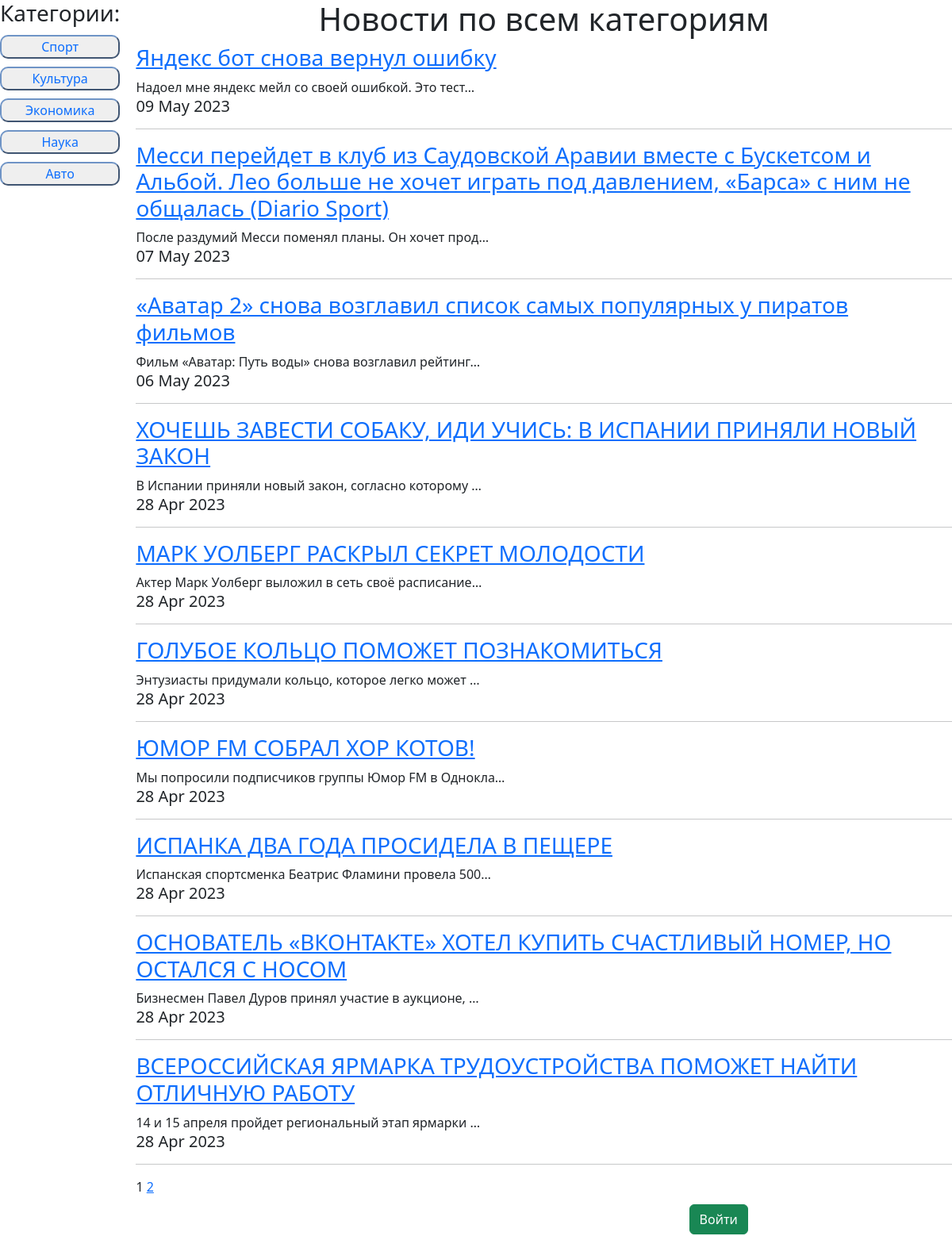
Page /news/ on the committed database.
### news/models.py (models this page shows, shortened)
class Category(models.Model):
	new_category = models.CharField(max_length = 100, unique = True)
	def __str__(self):
		return f'{self.new_category}'

class Post(models.Model):
	POST_TYPE = [('AR', 'Статья'), ('NW', 'Новость')]
	author = models.ForeignKey(Author, on_delete = models.CASCADE)
	post_type = models.CharField(max_length = 2, choices = POST_TYPE, default = 'AR')
	time_create = models.DateTimeField(auto_now_add = True)
	title = models.CharField(max_length = 255)
	text = models.TextField()
	rating = models.IntegerField(default = 0)
	categories = models.ManyToManyField(Category, through='PostCategory')

### news/views.py (the view)
# urls.py: path('', cache_page(60*5)(PostsList.as_view()), name=''),
class PostsList(ListView):
    model = Post
    template_name ='news.html'
    context_object_name = 'news'
    paginate_by = 10
    def get_queryset(self):
        if len(self.kwargs):
            category = Category.objects.get(id=self.kwargs['category_id'])
            queryset = Post.objects.filter(categories=category).order_by('-time_create')
        else:
            queryset = Post.objects.order_by('-time_create')
        return queryset
    def get_context_data(self, **kwargs):
        user = self.request.user
        context = super().get_context_data(**kwargs)
        context['is_author'] = user.groups.filter(name = 'Authors').exists()
        context['categories'] = Category.objects.all()
        if len(self.kwargs):
            context['category_name'] = Category.objects.get(id=self.kwargs['category_id'])
            if user.is_authenticated:
                context['user_subsсribed'] = user.subscribers_set.filter(news_category__new_category=context['category_name'])
        return context

### news/templatetags/custom_filters.py (called while the page is built)
@register.filter(name='censor')
def censor(text):
    bad_words = ('Теперь', 'нового', 'вышло')
    for word in bad_words:
        if word in text:
            text = text.replace(word, '*****')
    return text

### news/templates/news.html (shortened to what this page needs)
{% extends 'default.html' %}
{% load custom_filters %}
{% load static %}
{% block css %}
    <link href="{% static '/news/style.css' %}" rel="stylesheet">
    <link href="{% static '/bootstrap/bootstrap.min.css' %}" rel="stylesheet">
{% endblock css %}
{% block content %}
    <div class="conteiner">
        {% load cache %}
        {% cache 1800 categories_list_cash %}
        <div class="item sidebar">
            <h3>Категории:</h3>
            <ul>
                {% for category in categories %}
            <li><button id="category_buttons">
                <a class="a_cat_filter" href="{% url 'category_filter' category.id %}">{{ category }}</a>
            </button></li>
                {% endfor %}
            </ul>
        </div>
        {% endcache %}
    <div class="item content">
    {% if not category_name %}
        <h1 id="count_cat_news">Новости по всем категориям</h1>
    {% endif %}
{% for onenews in news%}
    <a href="{% url 'post_detail' onenews.id %}"><h3>{{onenews.title|censor}}</h3></a>
    {{onenews.text|truncatechars:50|censor}}
    <h5>{{onenews.time_create|date:'d M Y'}}</h5>
<hr>
{% endfor %}
    {% if is_paginated %}
        {% for num in page_obj.paginator.page_range %}
            {% if page_obj.number == num %}
                <a>{{ num }}</a>
            {% endif %}
        {% endfor %}
        {% if page_obj.has_next %}
            {% if page_obj.next_page_number == page_obj.paginator.num_pages %}
                <a href="?page={{ page_obj.next_page_number }}">{{ page_obj.next_page_number }}</a>
            {% else %}
                <a href="?page={{ page_obj.next_page_number }}">{{page_obj.next_page_number}}</a>
                <a href="?page={{ page_obj.paginator.num_pages }}">Last</a>
            {% endif %}
        {% endif %}
    {% endif %}
    <div style="width: 50%; margin: 10px 25% 50px 25%">
        {% if user.is_authenticated %}
                <a href="{% url 'logout' %}" style="float: right; text-decoration: none"><button type="button" style="float: right" class="btn btn-success">Выйти</button></a>
        {% else %}
                <a href="/accounts/login/?next=/"><button style="float: right" class="btn btn-success">Войти</button></a>
        {% endif %}
    </div>
    </div>
    </div>
{% endblock content %}

### static/news/style.css (style rules this page uses)
.conteiner { grid-template-areas: 'sidebar content'; display: grid; grid-template-columns: 1fr 8fr; grid-column-gap: 20px; }
.sidebar { grid-area: sidebar; text-align: center; list-style-type: none; }
.content { grid-area: content; }
ul { display: contents; }
#category_buttons { width: 100%; border-radius: 10px; border-color: #6f94c6; }
.a_cat_filter { text-decoration: none; }
li { margin-top: 10px; }
#count_cat_news { text-align: center; }

### rows in the picture
Category: new_category "Спорт"
Category: new_category "Культура"
Category: new_category "Экономика"
Category: new_category "Наука"
Category: new_category "Авто"
Post: title|censor "Яндекс бот снова вернул ошибку", text|censor "Надоел мне яндекс мейл со своей ошибкой. Это тест…", time_create "09 May 2023"
Post: title|censor "Месси перейдет в клуб из Саудовской Аравии вместе с Бускетсом и Альбой. Лео больше не хочет играть под давлением, «Барса» с ним не общалась (Diario Sport)", text|censor "После раздумий Месси поменял планы. Он хочет прод…", time_create "07 May 2023"
Post: title|censor "«Аватар 2» снова возглавил список самых популярных у пиратов фильмов", text|censor "Фильм «Аватар: Путь воды» снова возглавил рейтинг…", time_create "06 May 2023"
Post: title|censor "ХОЧЕШЬ ЗАВЕСТИ СОБАКУ, ИДИ УЧИСЬ: В ИСПАНИИ ПРИНЯЛИ НОВЫЙ ЗАКОН", text|censor "В Испании приняли новый закон, согласно которому …", time_create "28 Apr 2023"
Post: title|censor "МАРК УОЛБЕРГ РАСКРЫЛ СЕКРЕТ МОЛОДОСТИ", text|censor "Актер Марк Уолберг выложил в сеть своё расписание…", time_create "28 Apr 2023"
Post: title|censor "ГОЛУБОЕ КОЛЬЦО ПОМОЖЕТ ПОЗНАКОМИТЬСЯ", text|censor "Энтузиасты придумали кольцо, которое легко может …", time_create "28 Apr 2023"
Post: title|censor "ЮМОР FM СОБРАЛ ХОР КОТОВ!", text|censor "Мы попросили подписчиков группы Юмор FM в Однокла…", time_create "28 Apr 2023"
Post: title|censor "ИСПАНКА ДВА ГОДА ПРОСИДЕЛА В ПЕЩЕРЕ", text|censor "Испанская спортсменка Беатрис Фламини провела 500…", time_create "28 Apr 2023"
Post: title|censor "ОСНОВАТЕЛЬ «ВКОНТАКТЕ» ХОТЕЛ КУПИТЬ СЧАСТЛИВЫЙ НОМЕР, НО ОСТАЛСЯ С НОСОМ", text|censor "Бизнесмен Павел Дуров принял участие в аукционе, …", time_create "28 Apr 2023"
Post: title|censor "ВСЕРОССИЙСКАЯ ЯРМАРКА ТРУДОУСТРОЙСТВА ПОМОЖЕТ НАЙТИ ОТЛИЧНУЮ РАБОТУ", text|censor "14 и 15 апреля пройдет региональный этап ярмарки …", time_create "28 Apr 2023"

### other values in the picture
{{ num }} "1"
{{ page_obj.next_page_number }} "2"
